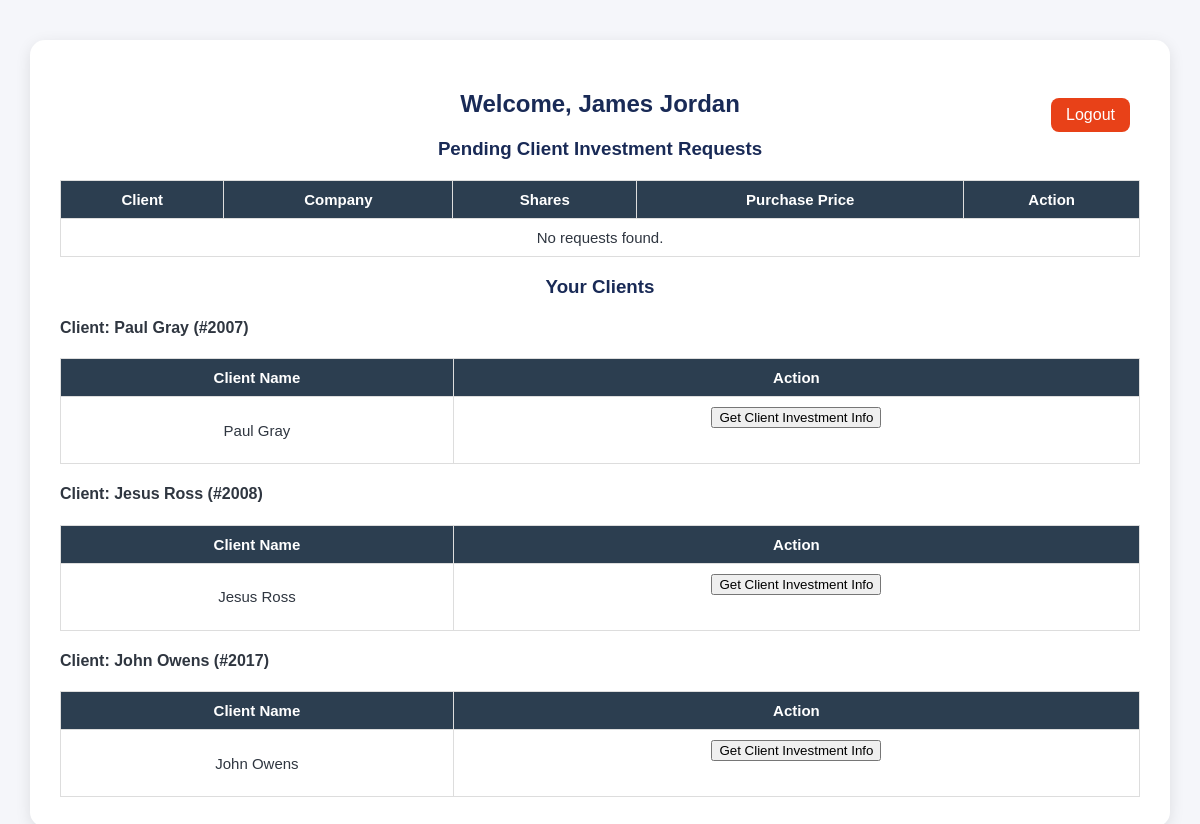
Screenshot of /employee_dashboard (signed in) with the database file from the repository.
### models.py (models this page shows)
class Employee(Base):
    __tablename__ = "employees"
    employee_id = Column(Integer, primary_key=True, index=True)
    first_name = Column(String)
    last_name = Column(String)
    date_of_birth = Column(Date)
    gender = Column(String)
    work_email = Column(String, unique=True)
    password_hash = Column(String)
    phone_number = Column(String)
    address = Column(String)
    start_date = Column(Date)
    job_title = Column(String)
    base_salary = Column(Float)
    commission_rate = Column(Float)
    license_number = Column(String)
    license_expiry_date = Column(Date)
    manager_id = Column(Integer, ForeignKey("employees.employee_id"), nullable=True)  # Managers can be null
    clients = relationship("Client", back_populates="advisor")
    investments = relationship("Investment", back_populates="advisor")

class Client(Base):
    __tablename__ = "clients"
    client_id = Column(Integer, primary_key=True, index=True)
    first_name = Column(String)
    last_name = Column(String)
    ssn = Column(String, unique=True)
    date_of_birth = Column(Date)
    gender = Column(String)
    marital_status = Column(String)
    email = Column(String, unique=True)
    password_hash = Column(String)
    phone_number = Column(String)
    address = Column(String)
    employment_status = Column(String)
    annual_income = Column(Float)
    risk_tolerance = Column(String)
    advisor_id = Column(Integer, ForeignKey("employees.employee_id"))
    advisor = relationship("Employee", back_populates="clients")
    investments = relationship("Investment", back_populates="client")
    requests = relationship("InvestmentRequest", back_populates="client")

### app.py (the view)
@app.route("/employee_dashboard")
def employee_dashboard():
    if session.get("user_type") != "employee":
        return redirect(url_for("login"))
    db = SessionLocal()
    employee = db.query(Employee).get(session["user_id"])
    if not employee:
        return "Employee not found", 404
    requests = db.query(InvestmentRequest).filter(
        InvestmentRequest.advisor_id == employee.employee_id
    ).all()
    verified_client_id = session.get("verified_client_id")
    clients_list = []
    emp_clients = db.query(Client).filter(Client.advisor_id == employee.employee_id).all()
    for clients in emp_clients:
        if verified_client_id == clients.client_id:
            investments = db.query(Investment).filter(Investment.client_id == clients.client_id).all()
            for inv in investments:
                inv.company = db.query(Company).get(inv.company_id)
            c_investments = investments
        else:
            c_investments = []
        clients_list.append({"client": clients, "investments": c_investments})
    client_requests = db.query(InvestmentRequest).filter(
        InvestmentRequest.advisor_id == employee.employee_id
    ).order_by(InvestmentRequest.created_at.desc()).all()
    for req in client_requests:
        req.client = db.query(Client).get(req.client_id)
        req.company = db.query(Company).get(req.company_id)
    return render_template(
        "employee_dashboard.html",
        employee=employee,
        clients=clients_list,
        client_requests=client_requests
    )

### templates/employee_dashboard.html (shortened to what this page needs)
<!DOCTYPE html>
<html lang="en">
<head>
    <link rel="stylesheet" href="{{ url_for('static', filename='style.css') }}">
</head>
<body>
<div class="container">
    <h2>Welcome, {{ employee.first_name }} {{ employee.last_name }}</h2>
    <a href="{{ url_for('logout') }}" class="logout-btn">Logout</a>
    <h3>Pending Client Investment Requests</h3>
<table>
    <thead>
        <tr>
            <th>Client</th>
            <th>Company</th>
            <th>Shares</th>
            <th>Purchase Price</th>
            <th>Action</th>
        </tr>
    </thead>
    <tbody>
        {% for req in client_requests %}
        <tr>
            <td>{{ req.client.first_name }} {{ req.client.last_name }}</td>
            <td>{{ req.company.company_name if req.company else "N/A" }}</td>
            <td>{{ req.shares }}</td>
            <td>${{ "%.2f"|format(req.purchase_price_per_share) if req.purchase_price_per_share else "N/A" }}</td>
            <td>{{ req.status }}</td>
            <td>{{ req.created_at.strftime("%Y-%m-%d %H:%M") }}</td>
            <td>
                {% if req.status == "Pending" %}
                <form method="post" action="{{ url_for('approve_request', request_id=req.request_id) }}" style="display:inline">
                    <button type="submit">Approve</button>
                </form>
                <form method="post" action="{{ url_for('deny_request', request_id=req.request_id) }}" style="display:inline">
                    <button type="submit">Reject</button>
                </form>
                {% else %}
                    -
                {% endif %}
            </td>
        </tr>
        {% else %}
        <tr>
            <td colspan="7">No requests found.</td>
        </tr>
        {% endfor %}
    </tbody>
</table>
    <h3>Your Clients</h3>
    {% for client_group in clients %}
        <div class="client-block">
            <h4>Client: {{ client_group['client'].first_name }} {{ client_group['client'].last_name }} (#{{ client_group['client'].client_id }})</h4>
            <table>
                <thead>
                    <tr>
                        <th>Client Name</th>
                        <th>Action</th>
                    </tr>
                </thead>
                <tbody>
                    <tr>
                        <td>{{ client_group['client'].first_name }} {{ client_group['client'].last_name }}</td>
                        <td>
                            {% if session.get('verified_client_id') == client_group['client'].client_id %}
                                <em>Verified — Investments Shown Below</em>
                            {% else %}
                                <form method="post" action="{{ url_for('request_client_info', client_id=client_group['client'].client_id) }}">
                                    <button type="submit">Get Client Investment Info</button>
                                </form>
                            {% endif %}
                        </td>
                    </tr>
                </tbody>
            </table>
        </div>
    {% else %}
        <p>No clients found.</p>
    {% endfor %}
</div>
</body>
</html>

### static/style.css (style rules this page uses)
body { font-family: Arial, sans-serif; background-color: #f5f6fa; color: #2f3640; margin: 0; padding: 0; }
.container { width: 90%; max-width: 1100px; margin: 40px auto; background-color: #fff; padding: 30px; border-radius: 15px; box-shadow: 0 4px 15px rgba(0,0,0,0.1); }
h2, h3 { color: #192a56; text-align: center; margin-bottom: 20px; }
form { text-align: center; margin-bottom: 25px; }
table { width: 100%; border-collapse: collapse; margin-top: 15px; font-size: 15px; }
thead { background-color: #2c3e50; color: #fff; }
th, td { border: 1px solid #ddd; padding: 10px 12px; text-align: center; }
a { display: inline-block; padding: 10px 15px; background-color: #273c75; color: white; text-decoration: none; border-radius: 5px; }
.logout-btn { float: right; background-color: #e84118; color: white; padding: 8px 15px; border-radius: 8px; text-decoration: none; margin-top: -40px; margin-right: 10px; }

### rows the page displays
Employee: first_name "James", last_name "Jordan"
Client: client.first_name "Paul", client.last_name "Gray", client.client_id "2007", client.first_name "Paul", client.last_name "Gray"
Client: client.first_name "Jesus", client.last_name "Ross", client.client_id "2008", client.first_name "Jesus", client.last_name "Ross"
Client: client.first_name "John", client.last_name "Owens", client.client_id "2017", client.first_name "John", client.last_name "Owens"
